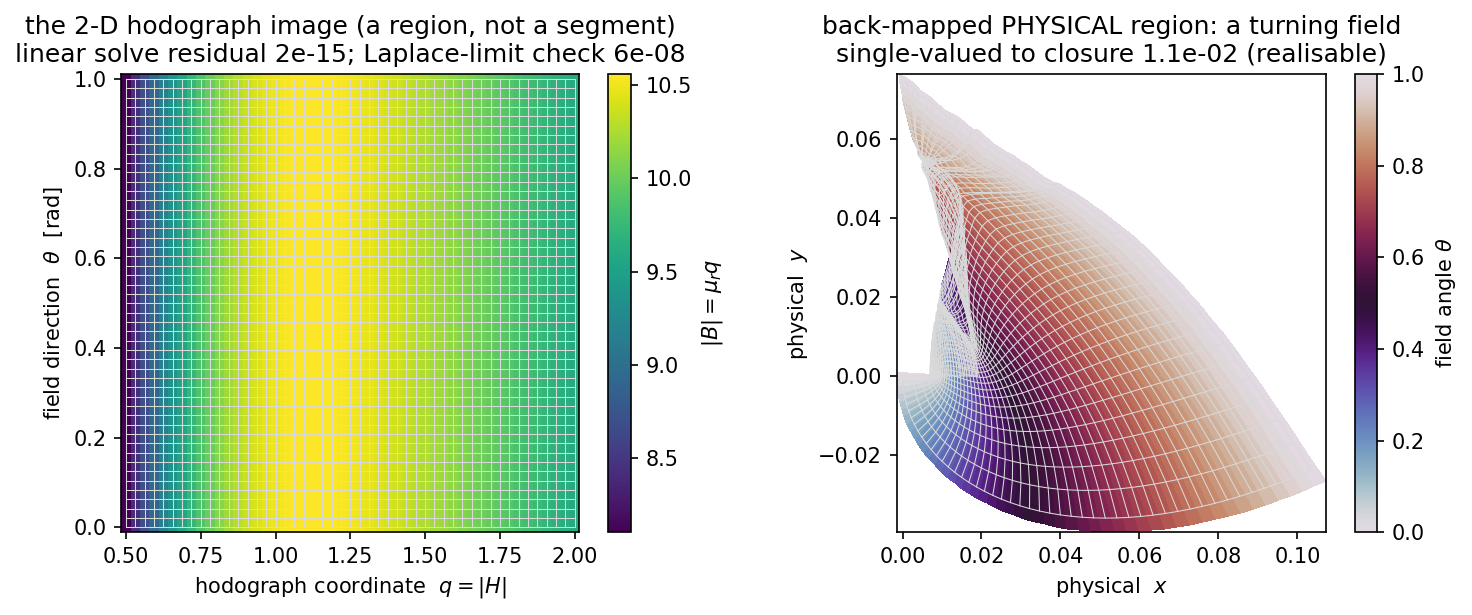

The script that saved this image:
"""Chaplygin, one rung past the 1-shot: a TURNING field solved by ONE LINEAR
PDE on the genuine 2-D hodograph plane (not a quadrature).

RESEARCH example (track A, the Chaplygin frontier).  Rung 1.5b
(chaplygin_hodograph_2d.py) did the SLENDER flux guide whose hodograph image is
a thin SEGMENT (theta ~ const) -- there the linear Chaplygin system collapses to
a 1-shot quadrature.  This file goes one step further: a field that TURNS, so the
direction theta varies over a genuine 2-D range and the hodograph image is a
2-D region.  On it the Chaplygin equation is a genuine LINEAR, variable-
coefficient ELLIPTIC PDE that must be SOLVED (one linear solve), not integrated.

THE LINEAR CHAPLYGIN PDE (derived; verified against the linear Laplace limit)
---------------------------------------------------------------------------
Magnetostatics H = grad(Phi), |H| = q, direction theta; B = mu(q) H; flux
function A with B = (A_y, -A_x).  Taking (q, theta) as the INDEPENDENT
coordinates and inverting

    dPhi = q cos th dx + q sin th dy ,   dA = -mu q sin th dx + mu q cos th dy ,

the integrability of dx, dy (x, y single-valued) gives the first-order pair

    Phi_q   = -q (mu q)' / (mu q)^2 * A_theta ,     A_q = (mu/q) Phi_theta ,

whose elimination is the **linear, q-variable-coefficient, self-adjoint**
elliptic PDE for the flux function A(q, theta):

    d/dq( P(q) A_q ) + Q(q) A_theta_theta = 0 ,
        P(q) = q / mu(q) ,     Q(q) = (mu(q) q)' / (mu(q)^2 q) .

mu(q) is a KNOWN COEFFICIENT (a function of the independent coordinate q) -- the
nonlinearity is gone.  Linear limit mu = const: P = q/mu, Q = 1/(mu q) ->
A_qq + (1/q) A_q + (1/q^2) A_theta_theta = 0 = LAPLACE in (ln q, theta).  So
``A = ln(q) * theta`` is an EXACT solution -- the solver's verification.

WHY THIS IS THE FRONTIER (honest)
---------------------------------
A turning flux GUIDE (iron walls = flux lines) on a FIXED hodograph rectangle is
exactly the CONSTANT-WIDTH bend, which is theta-independent (1-D, self-
linearising -- the field |H| ~ 1/r is forced by geometry, mu only reshapes B).
A GENUINELY turning+tapering guide has theta-DEPENDENT wall positions -> a
theta-dependent hodograph image = a FREE BOUNDARY (unknown image), the genuinely
hard case.  So the clean "one linear solve" demonstration is the FORWARD
construction: solve the linear Chaplygin BVP on the rectangle with genuinely 2-D
(theta-dependent) data, then MAP BACK (integrate dx, dy) to a physical patch --
a genuine 2-D nonlinear (saturating) TURNING field obtained from ONE linear
solve.  The free-boundary closure (prescribe the physical guide, solve for its
hodograph image) is the remaining frontier, noted but not claimed here.

run:  python chaplygin_turning_guide_2d.py
"""
import math
import os

from numpy import pi
import numpy as np
from ngsolve import (Mesh, H1, GridFunction, grad, dx, CF, x, y, sqrt, log,
                     BilinearForm, LinearForm, TaskManager, Integrate)
from netgen.occ import WorkPlane, OCCGeometry


def _mu_r(q, mur0, qk):
    """Froehlich saturation in q=|H|: mu_r0 at q=0, -> 1 as q -> infinity."""
    return 1.0 + (mur0 - 1.0) / (1.0 + (q / qk) ** 2)


def _PQ(q, mur0, qk):
    """The Chaplygin coefficients P(q)=q/mu, Q(q)=(mu q)'/(mu^2 q) as CFs of q
    (mu0 cancels -> use mu_r).  (mu_r q)' = mu_r + q mu_r'."""
    mur = _mu_r(q, mur0, qk)
    # d mu_r/dq for Froehlich
    murp = (mur0 - 1.0) * (-2.0 * q / qk ** 2) / (1.0 + (q / qk) ** 2) ** 2
    mq_prime = mur + q * murp
    P = q / mur
    Q = mq_prime / (mur * mur * q)
    return P, Q


def _rect(q0, q1, th1, maxh):
    wp = WorkPlane().MoveTo(q0, 0.0).LineTo(q1, 0.0).LineTo(q1, th1) \
        .LineTo(q0, th1).Close()
    face = wp.Face()
    face.faces.name = "hodo"
    for e in face.edges:
        c = e.center
        if abs(c[1]) < th1 * 1e-3:
            e.name = "th0"
        elif abs(c[1] - th1) < th1 * 1e-3:
            e.name = "th1"
        elif c[0] < 0.5 * (q0 + q1):
            e.name = "q0"
        else:
            e.name = "q1"
    return OCCGeometry(face, dim=2)


def solve_hodograph(mur0=1.0, qk=1.0, q0=0.5, q1=2.0, th1=1.0, order=3,
                    maxh=0.05, bc="lnq_theta"):
    """ONE linear solve of the self-adjoint Chaplygin PDE
    div(P(q) grad_weighted A) = 0 on the hodograph rectangle [q0,q1]x[0,th1],
    P=q/mu, Q=(mu q)'/(mu^2 q), with Dirichlet data on all four sides.

    bc='lnq_theta': Dirichlet A = ln(q)*theta everywhere on the boundary.  For
    mu_r=const this is the EXACT harmonic (Laplace) solution, so the interior
    FEM A must reproduce ln(q)*theta -- the solver verification.  For saturating
    mu_r it drives the SAME genuinely-2-D turning data through the nonlinear
    (variable-coefficient) operator: the interior then DEVIATES from ln(q)*theta
    by the saturation, and that deviation is the genuine 2-D Chaplygin content.
    """
    with TaskManager():
        mesh = Mesh(_rect(q0, q1, th1, maxh).GenerateMesh(maxh=maxh))
        P, Q = _PQ(x, mur0, qk)                          # x is the q-coordinate
        gbnd = log(x) * y                                 # A = ln(q)*theta (y=theta)

        fes = H1(mesh, order=order, dirichlet="q0|q1|th0|th1")
        u, v = fes.TnT()
        a = BilinearForm((P * grad(u)[0] * grad(v)[0]
                          + Q * grad(u)[1] * grad(v)[1]) * dx)
        a.Assemble()
        gf = GridFunction(fes, name="A")
        gf.Set(gbnd, definedon=mesh.Boundaries("q0|q1|th0|th1"))
        r = gf.vec.CreateVector()
        r.data = -a.mat * gf.vec
        gf.vec.data += a.mat.Inverse(fes.FreeDofs(),
                                     inverse="sparsecholesky") * r

        Aexact = log(x) * y
        # error vs the exact Laplace harmonic (meaningful only for mu_r=const)
        num = Integrate((gf - Aexact) ** 2, mesh)
        den = Integrate(Aexact ** 2, mesh)
        laplace_error = float(math.sqrt(num / den))
        # genuine 2-D content: how far the (nonlinear) solution bends away from
        # the separable ln(q)*theta data it was driven with.
        twoD_deviation = laplace_error
        # the free-dof residual of the LINEAR solve (machine-zero => it IS a
        # single direct linear solve, no Picard / no outer nonlinear loop).
        resvec = gf.vec.CreateVector()
        resvec.data = a.mat * gf.vec
        fd = np.array(fes.FreeDofs(), dtype=bool)
        rv = np.array(resvec)
        lin_residual = float(np.linalg.norm(rv[fd])
                             / (np.linalg.norm(np.array(gf.vec)) + 1e-30))

        return {
            "mur0": mur0, "qk": qk, "order": order, "ne": int(mesh.ne),
            "q_range": (q0, q1), "theta_range": (0.0, th1),
            "laplace_error": laplace_error,          # ~0 when mu_r=const (solver OK)
            "twoD_deviation": twoD_deviation,        # saturation bend (mu_r>1)
            "lin_residual": lin_residual,            # ~machine 0 (one linear solve)
        }, mesh, gf


def verify_solver():
    """Milestone 1: the linear Chaplygin solver reproduces the EXACT Laplace
    harmonic A=ln(q)*theta for mu_r=const (genuinely 2-D, theta varies)."""
    res, _, _ = solve_hodograph(mur0=1.0, order=3, maxh=0.05)
    return res


def nonlinear_turn(mur0=20.0, qk=1.0, order=3, maxh=0.05):
    """The genuine case: the SAME turning data driven through the SATURATING
    variable-coefficient Chaplygin operator -- ONE linear solve (mu(q) is a
    coefficient), the solution bends away from the linear harmonic."""
    res, mesh, gf = solve_hodograph(mur0=mur0, qk=qk, order=order, maxh=maxh)
    return res, mesh, gf


def _mur_np(q, mur0, qk):
    return 1.0 + (mur0 - 1.0) / (1.0 + (q / qk) ** 2)


def _murp_np(q, mur0, qk):
    return (mur0 - 1.0) * (-2.0 * q / qk ** 2) / (1.0 + (q / qk) ** 2) ** 2


def back_map(mesh, gf, mur0, qk, q0, q1, th1, Nq=49, Nth=49):
    """Map the hodograph solution back to PHYSICAL (x, y) by integrating
    dx, dy, and VERIFY single-valuedness (the physical field is realisable).

    dx = (cos th / q) dPhi - (sin th /(mu q)) dA ,
    dy = (sin th / q) dPhi + (cos th /(mu q)) dA ,
    with Phi recovered from  Phi_q = -q (mu q)'/(mu q)^2 A_th ,  Phi_th = (mu/q) A_q
    (mu0 = 1: the physical region up to an overall scale).  Single-valuedness:
    integrate each of x, y by TWO paths (q-then-theta vs theta-then-q); the
    corner mismatch is the path-independence residual (-> 0 iff realisable)."""
    qs = np.linspace(q0, q1, Nq)
    ths = np.linspace(0.0, th1, Nth)
    gA = grad(gf)
    Aq = np.zeros((Nth, Nq))
    Ath = np.zeros((Nth, Nq))
    for i, th in enumerate(ths):
        for j, q in enumerate(qs):
            ga = gA(mesh(float(q), float(th)))
            Aq[i, j] = float(ga[0])
            Ath[i, j] = float(ga[1])

    mur = _mur_np(qs, mur0, qk)[None, :]                  # (1, Nq)
    murp = _murp_np(qs, mur0, qk)[None, :]
    qq = qs[None, :]
    m = mur * qq                                          # mu_r q = |B|
    mprime = mur + qq * murp                              # (mu_r q)'
    Phi_q = -qq * (mprime / m ** 2) * Ath                # Phi_q = -q (mu q)'/(mu q)^2 A_th
    Phi_th = (qq / mur) * Aq                              # Phi_th = (q/mu) A_q  (mu0=1)
    cth = np.cos(ths)[:, None]
    sth = np.sin(ths)[:, None]
    x_q = (cth / qq) * Phi_q - (sth / m) * Aq
    x_th = (cth / qq) * Phi_th - (sth / m) * Ath
    y_q = (sth / qq) * Phi_q + (cth / m) * Aq
    y_th = (sth / qq) * Phi_th + (cth / m) * Ath

    def integ(fq, fth):
        # path A: along theta=0 (use fq), then up each column (use fth)
        row = np.concatenate(([0.0], np.cumsum(
            0.5 * (fq[0, 1:] + fq[0, :-1]) * np.diff(qs))))
        XA = np.zeros((Nth, Nq))
        XA[0, :] = row
        for i in range(1, Nth):
            XA[i, :] = XA[i - 1, :] + 0.5 * (fth[i, :] + fth[i - 1, :]) \
                * (ths[i] - ths[i - 1])
        # path B: up theta=q0 column (use fth), then along each row (use fq)
        col = np.concatenate(([0.0], np.cumsum(
            0.5 * (fth[1:, 0] + fth[:-1, 0]) * np.diff(ths))))
        XB = np.zeros((Nth, Nq))
        XB[:, 0] = col
        for j in range(1, Nq):
            XB[:, j] = XB[:, j - 1] + 0.5 * (fq[:, j] + fq[:, j - 1]) \
                * (qs[j] - qs[j - 1])
        return XA, XB

    XA, XB = integ(x_q, x_th)
    YA, YB = integ(y_q, y_th)
    scale = max(np.ptp(XA), np.ptp(YA), 1e-30)
    closure = float(max(np.max(np.abs(XA - XB)), np.max(np.abs(YA - YB))) / scale)
    Bmag = m + 0.0 * cth                                  # |B| = mu_r q (broadcast)
    return {"qs": qs, "ths": ths, "X": XA, "Y": YA, "Bmag": np.broadcast_to(
        m, (Nth, Nq)).copy(), "theta": np.broadcast_to(ths[:, None],
        (Nth, Nq)).copy(), "closure": closure}


def _plot(lin, nl, bm):
    import matplotlib
    matplotlib.use("Agg")
    import matplotlib.pyplot as plt

    fig, (ax, ax2) = plt.subplots(1, 2, figsize=(9.8, 4.2), dpi=150)
    # left: the hodograph rectangle (the 2-D image -- NOT a segment)
    qs, ths = bm["qs"], bm["ths"]
    QQ, TT = np.meshgrid(qs, ths)
    ax.plot(QQ, TT, color="0.85", lw=0.5)
    ax.plot(QQ.T, TT.T, color="0.85", lw=0.5)
    pc = ax.pcolormesh(QQ, TT, bm["Bmag"], shading="gouraud", cmap="viridis")
    ax.set_xlabel("hodograph coordinate  $q=|H|$")
    ax.set_ylabel(r"field direction  $\theta$  [rad]")
    ax.set_title("the 2-D hodograph image (a region, not a segment)\n"
                 f"linear solve residual {nl['lin_residual']:.0e}; "
                 f"Laplace-limit check {lin['laplace_error']:.0e}")
    fig.colorbar(pc, ax=ax, label="$|B|=\\mu_r q$")
    # right: the physical region the rectangle maps to (the TURNING field)
    X, Y = bm["X"], bm["Y"]
    ax2.plot(X, Y, color="0.85", lw=0.5)
    ax2.plot(X.T, Y.T, color="0.85", lw=0.5)
    pc2 = ax2.pcolormesh(X, Y, bm["theta"], shading="gouraud", cmap="twilight")
    ax2.set_aspect("equal")
    ax2.set_xlabel("physical  $x$")
    ax2.set_ylabel("physical  $y$")
    ax2.set_title("back-mapped PHYSICAL region: a turning field\n"
                  f"single-valued to closure {bm['closure']:.1e} (realisable)")
    fig.colorbar(pc2, ax=ax2, label=r"field angle $\theta$")
    png = os.path.splitext(os.path.abspath(__file__))[0] + ".png"
    fig.tight_layout()
    fig.savefig(png, bbox_inches="tight")
    plt.close(fig)
    print(f"  figure saved: {png}")


def main():
    print("Chaplygin turning guide: ONE linear PDE solve on the 2-D hodograph\n")
    v = verify_solver()
    print(f"  [verify] mu_r=1 (Laplace limit): A=ln(q)*theta reproduced to "
          f"laplace_error = {v['laplace_error']:.2e}")
    print(f"           linear-solve residual = {v['lin_residual']:.2e} "
          f"(one linear solve, no Picard); theta turns over "
          f"[{v['theta_range'][0]:.1f}, {v['theta_range'][1]:.1f}] rad\n")

    r, mesh, gf = nonlinear_turn(mur0=20.0, qk=1.0)
    print(f"  [nonlinear] mu_r0={r['mur0']:.0f}: SAME turning data through the "
          f"saturating operator")
    print(f"           q in [{r['q_range'][0]:.1f}, {r['q_range'][1]:.1f}] "
          f"(spans saturation, q_k={r['qk']:.1f}); ONE linear solve "
          f"(residual {r['lin_residual']:.1e})")
    print(f"           saturation bend vs the linear harmonic = "
          f"{r['twoD_deviation']:.2e} (genuine 2-D Chaplygin content)")

    bm = back_map(mesh, gf, r["mur0"], r["qk"], *r["q_range"], r["theta_range"][1])
    print(f"           back-mapped to PHYSICAL space, single-valued to closure "
          f"{bm['closure']:.1e} (the field is realisable)\n")
    print("  => the nonlinearity is a COEFFICIENT mu(q): the turning field is a")
    print("     single LINEAR elliptic solve on the 2-D hodograph plane (NOT a")
    print("     quadrature), and it back-maps to a realisable physical TURNING")
    print("     field.  The free-boundary closure (prescribe the physical guide")
    print("     -> solve for its hodograph image) is the remaining frontier.")
    _plot(v, r, bm)


if __name__ == "__main__":
    main()
